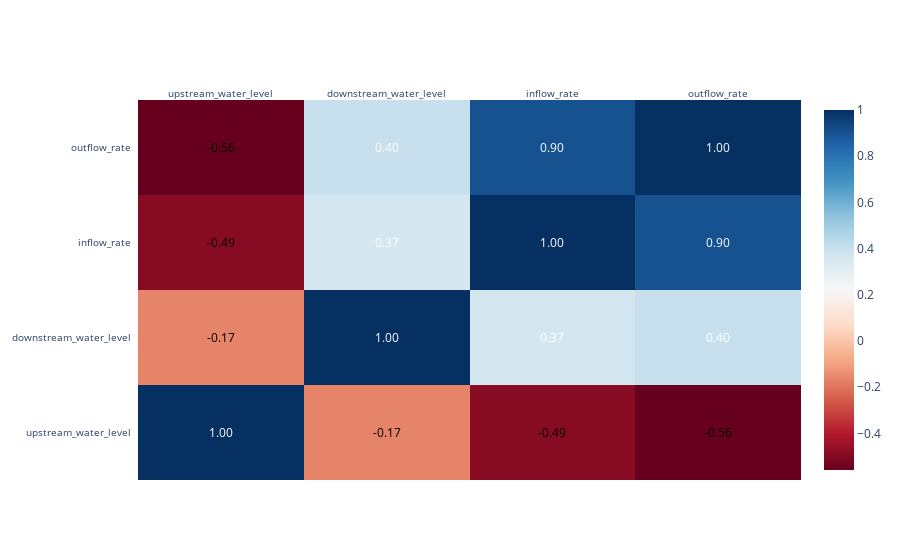

The notebook cell saved with this chart:
### Markdown cell above
Now, let's check for any indications of correlation within the variables of the water level dataset.

### Code cell
# Calculate the correlation matrix
correlation_matrix = dataWS_imputed.drop('measurement_date', axis=1).corr()

# Convert the correlation matrix to a 2D array
matrix_values = correlation_matrix.values
labels = correlation_matrix.columns.tolist()  # Convert Index to list

# Prepare annotation texts with conditional coloring
annotation_texts = np.empty(matrix_values.shape, dtype=object)
for i in range(len(matrix_values)):
    for j in range(len(matrix_values[i])):
        if -0.2 < matrix_values[i][j] < 0.4:
            annotation_texts[i][j] = f"{matrix_values[i][j]:.2f}"
        else:
            annotation_texts[i][j] = f"{matrix_values[i][j]:.2f}"

# Create a heatmap using plotly
fig = ff.create_annotated_heatmap(
    z=matrix_values, 
    x=labels, 
    y=labels, 
    colorscale='RdBu',  # Using RdBu as the color scale
    annotation_text=annotation_texts,
    showscale=True,  # Adding a color scale
    font_colors=['black', 'white']  # Black for positive and negative values outside the range, white for values within the range
)

# Update the layout to place x labels on top and set font size
fig.update_layout(
    xaxis=dict(tickfont=dict(size=10), side='top'),  # X labels on top
    yaxis=dict(tickfont=dict(size=10)),  # Font size for both axes
)


fig.show()

### Figure 1 — Plotly figure (JSON) as saved in the notebook; plotly's stock layout.template omitted (floating-point values rounded to 4 significant figures)
{"data": [{"colorscale": [[0, "rgb(103,0,31)"], [0.1, "rgb(178,24,43)"], [0.2, "rgb(214,96,77)"], [0.3, "rgb(244,165,130)"], [0.4, "rgb(253,219,199)"], [0.5, "rgb(247,247,247)"], [0.6, "rgb(209,229,240)"], [0.7, "rgb(146,197,222)"], [0.8, "rgb(67,147,195)"], [0.9, "rgb(33,102,172)"], [1, "rgb(5,48,97)"]], "reversescale": false, "showscale": true, "x": ["upstream_water_level", "downstream_water_level", "inflow_rate", "outflow_rate"], "y": ["upstream_water_level", "downstream_water_level", "inflow_rate", "outflow_rate"], "z": [[1, -0.1654, -0.4893, -0.5587], [-0.1654, 1, 0.3658, 0.3992], [-0.4893, 0.3658, 1, 0.9021], [-0.5587, 0.3992, 0.9021, 1]], "type": "heatmap"}], "layout": {"annotations": [{"font": {"color": "white"}, "showarrow": false, "text": "1.00", "x": "upstream_water_level", "xref": "x", "y": "upstream_water_level", "yref": "y"}, {"font": {"color": "black"}, "showarrow": false, "text": "-0.17", "x": "downstream_water_level", "xref": "x", "y": "upstream_water_level", "yref": "y"}, {"font": {"color": "black"}, "showarrow": false, "text": "-0.49", "x": "inflow_rate", "xref": "x", "y": "upstream_water_level", "yref": "y"}, {"font": {"color": "black"}, "showarrow": false, "text": "-0.56", "x": "outflow_rate", "xref": "x", "y": "upstream_water_level", "yref": "y"}, {"font": {"color": "black"}, "showarrow": false, "text": "-0.17", "x": "upstream_water_level", "xref": "x", "y": "downstream_water_level", "yref": "y"}, {"font": {"color": "white"}, "showarrow": false, "text": "1.00", "x": "downstream_water_level", "xref": "x", "y": "downstream_water_level", "yref": "y"}, {"font": {"color": "white"}, "showarrow": false, "text": "0.37", "x": "inflow_rate", "xref": "x", "y": "downstream_water_level", "yref": "y"}, {"font": {"color": "white"}, "showarrow": false, "text": "0.40", "x": "outflow_rate", "xref": "x", "y": "downstream_water_level", "yref": "y"}, {"font": {"color": "black"}, "showarrow": false, "text": "-0.49", "x": "upstream_water_level", "xref": "x", "y": "inflow_rate", "yref": "y"}, {"font": {"color": "white"}, "showarrow": false, "text": "0.37", "x": "downstream_water_level", "xref": "x", "y": "inflow_rate", "yref": "y"}, {"font": {"color": "white"}, "showarrow": false, "text": "1.00", "x": "inflow_rate", "xref": "x", "y": "inflow_rate", "yref": "y"}, {"font": {"color": "white"}, "showarrow": false, "text": "0.90", "x": "outflow_rate", "xref": "x", "y": "inflow_rate", "yref": "y"}, {"font": {"color": "black"}, "showarrow": false, "text": "-0.56", "x": "upstream_water_level", "xref": "x", "y": "outflow_rate", "yref": "y"}, {"font": {"color": "white"}, "showarrow": false, "text": "0.40", "x": "downstream_water_level", "xref": "x", "y": "outflow_rate", "yref": "y"}, {"font": {"color": "white"}, "showarrow": false, "text": "0.90", "x": "inflow_rate", "xref": "x", "y": "outflow_rate", "yref": "y"}, {"font": {"color": "white"}, "showarrow": false, "text": "1.00", "x": "outflow_rate", "xref": "x", "y": "outflow_rate", "yref": "y"}], "xaxis": {"dtick": 1, "gridcolor": "rgb(0, 0, 0)", "side": "top", "ticks": "", "tickfont": {"size": 10}}, "yaxis": {"dtick": 1, "ticks": "", "ticksuffix": "  ", "tickfont": {"size": 10}}}}
